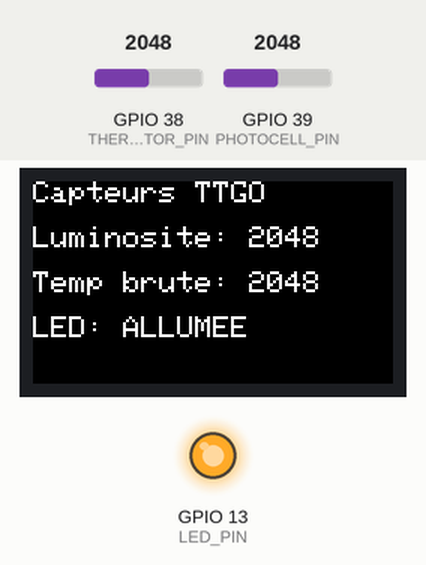
Simulated run of this sketch. Board: ESP32. On the bench: 240×135 colour display, output pins drawn as LEDs (lit = HIGH). Inputs (shaded band) come from the test bench; at power-on: GPIO 38 (THERMISTOR_PIN) = 2048, GPIO 39 (PHOTOCELL_PIN) = 2048. What the sketch prints to the serial monitor is not drawn.

Above: at 1.3 s.
1.4 s: GPIO 38 (THERMISTOR_PIN) set to 2866
At 3.5 s:
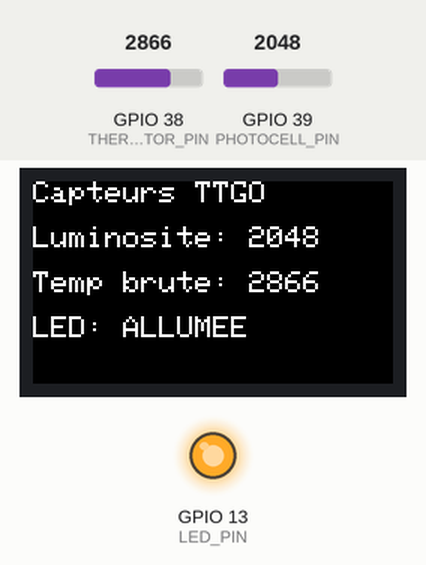
3.8 s: GPIO 38 (THERMISTOR_PIN) set to 33
At 5.5 s:
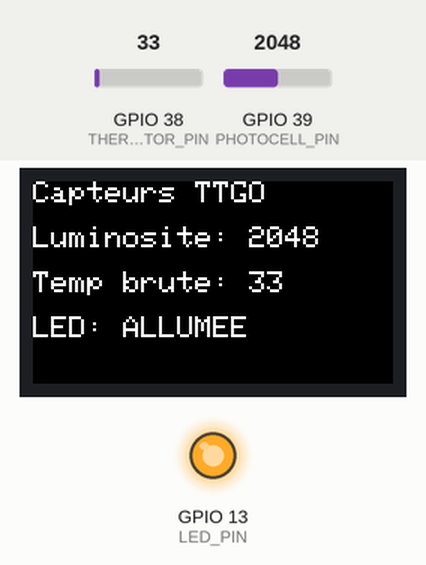
5.9 s: GPIO 38 (THERMISTOR_PIN) set to 28
At 7.4 s:
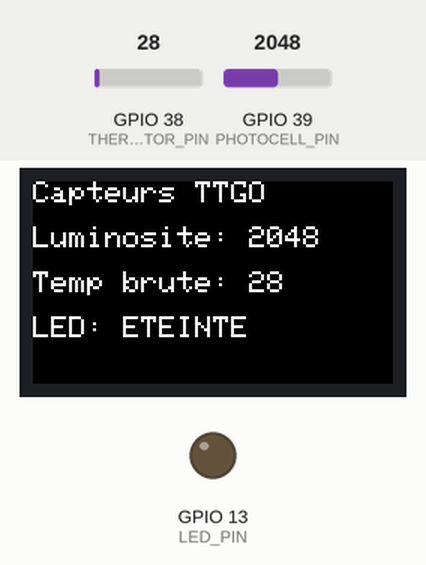
8.0 s: GPIO 39 (PHOTOCELL_PIN) set to 2866
At 9.4 s:
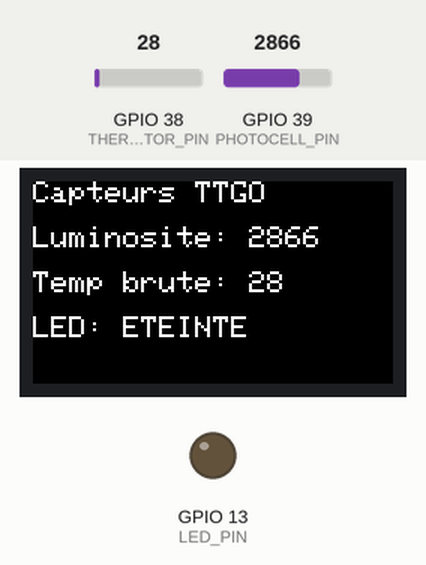
10.1 s: GPIO 39 (PHOTOCELL_PIN) set to 3603
At 11.3 s:
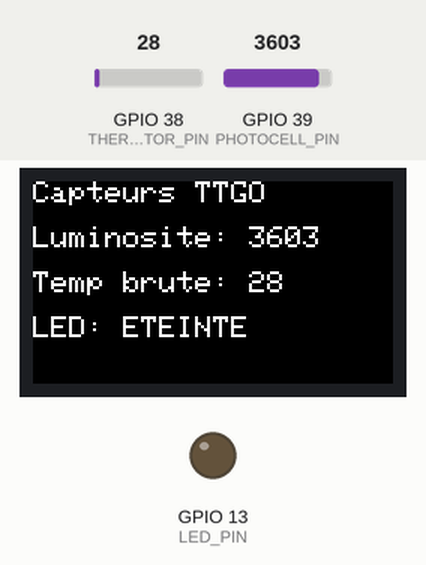
12.2 s: GPIO 39 (PHOTOCELL_PIN) set to 4095
At 13.3 s:
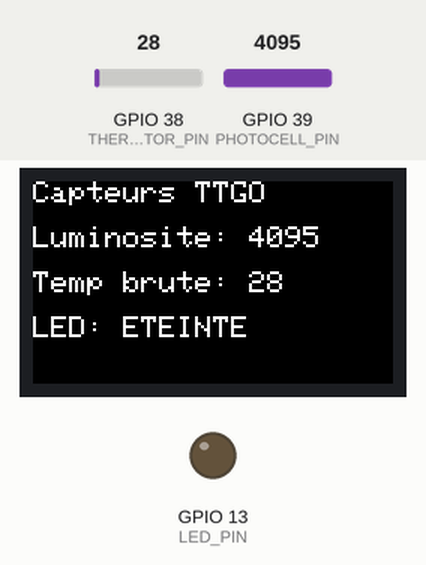
Timing chart, 0 to 15.2 s (numbered marks = the images above; inputs shaded):
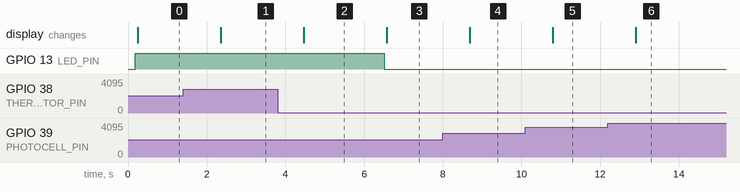

Measured:
- the behaviour switches between 31 and 30 on GPIO 38 (THERMISTOR_PIN) (found by bisection; images 2 and 3)
- after the input at 1.4 s, the display: changes after 0.95 s (image 1)
- after the input at 3.8 s, the display: changes after 0.66 s (image 2)
- after the input at 5.9 s, GPIO 13 (LED_PIN): HIGH → LOW after 0.62 s; the display: changes after 0.67 s (image 3)
- after the input at 8.0 s, the display: changes after 0.68 s (image 4)
- after the input at 10.1 s, the display: changes after 0.69 s (image 5)
- after the input at 12.2 s, the display: changes after 0.70 s (image 6)

The sketch:

main.ino
```cpp
#include <TFT_eSPI.h> // Bibliothèque pour l'écran intégré TTGO T-Display
#include <SPI.h>

// Définition des broches
#define LED_PIN 13
#define PHOTOCELL_PIN 39
#define THERMISTOR_PIN 38

// Seuil brut pour la température
const int tempRawThreshold = 30;

// Initialisation de l'écran
TFT_eSPI tft = TFT_eSPI();

void setup() {
    Serial.begin(115200);

    // Configuration des broches
    pinMode(LED_PIN, OUTPUT);
    pinMode(PHOTOCELL_PIN, INPUT);
    pinMode(THERMISTOR_PIN, INPUT);

    // Initialisation de l'écran
    tft.init();
    tft.setRotation(1); // Orientation horizontale
    tft.fillScreen(TFT_BLACK); // Effacer l'écran
    tft.setTextColor(TFT_WHITE, TFT_BLACK); // Texte blanc sur fond noir
    tft.setTextSize(2); // Taille du texte

    Serial.println("Système démarré : Affichage des capteurs et contrôle de la LED.");
}

void loop() {
    // Lecture brute des capteurs
    int lightValue = analogRead(PHOTOCELL_PIN);
    int tempRawValue = analogRead(THERMISTOR_PIN);

    // Contrôle de la LED en fonction de la température
    if (tempRawValue > tempRawThreshold) {
        digitalWrite(LED_PIN, HIGH); // Allume la LED si la température dépasse le seuil
    } else {
        digitalWrite(LED_PIN, LOW); // Éteint la LED sinon
    }

    // Affichage des données sur le moniteur série
    Serial.print("Luminosité (brute): ");
    Serial.print(lightValue);
    Serial.print(" | Température (brute): ");
    Serial.println(tempRawValue);

    // Affichage sur l'écran du TTGO
    tft.fillScreen(TFT_BLACK); // Effacer l'écran pour un affichage propre

    tft.setCursor(0, 0); // Position de départ
    tft.println("Capteurs TTGO");

    tft.setCursor(0, 30); // Affichage de la luminosité
    tft.printf("Luminosite: %d", lightValue);

    tft.setCursor(0, 60); // Affichage de la température brute
    tft.printf("Temp brute: %d", tempRawValue);

    tft.setCursor(0, 90); // Affichage de l'état de la LED
    if (tempRawValue > tempRawThreshold) {
        tft.println("LED: ALLUMEE");
    } else {
        tft.println("LED: ETEINTE");
    }

    delay(1000); // Pause avant le prochain cycle
}
```
